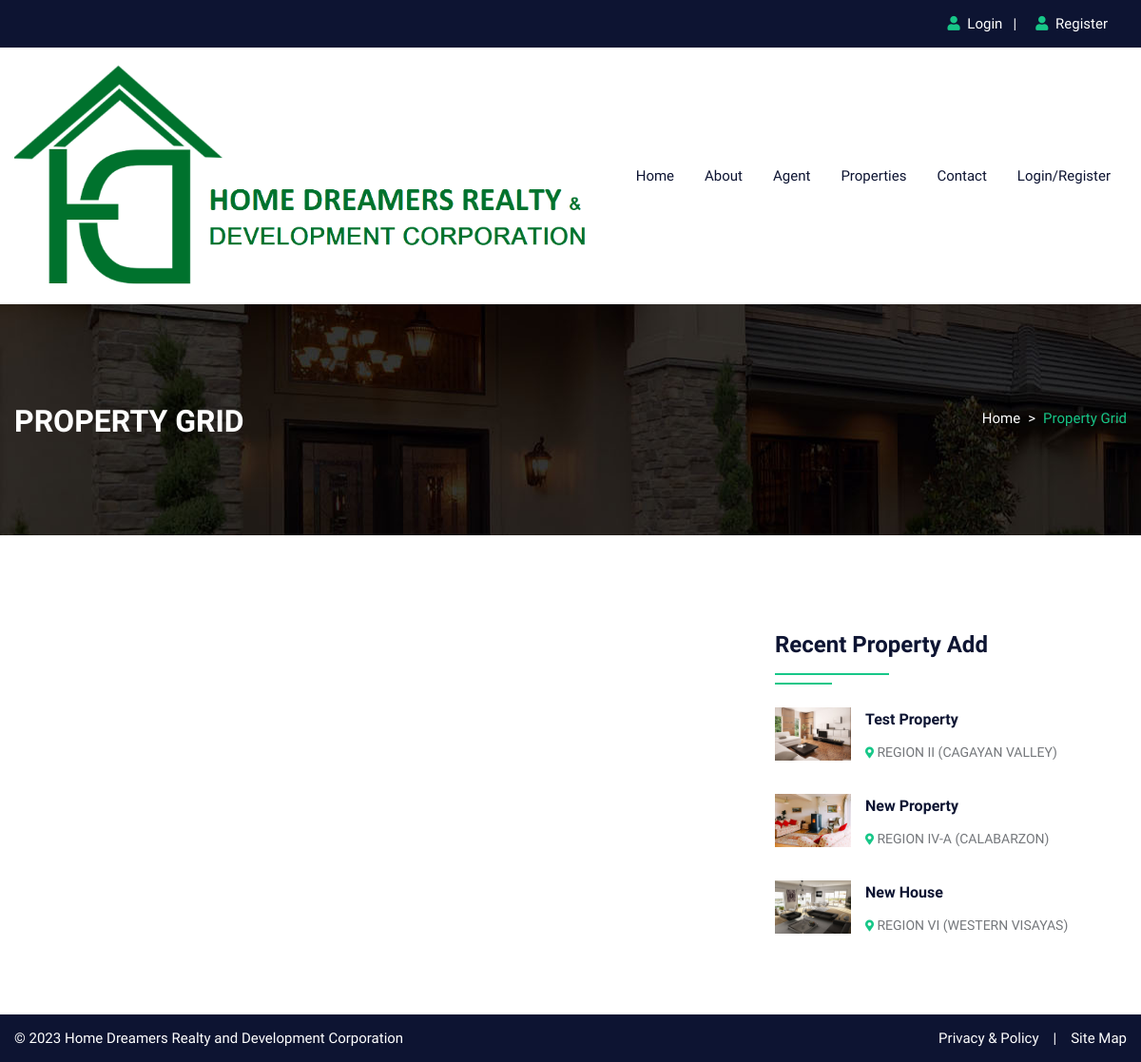
Before: /propertygrid.php with the older database file.
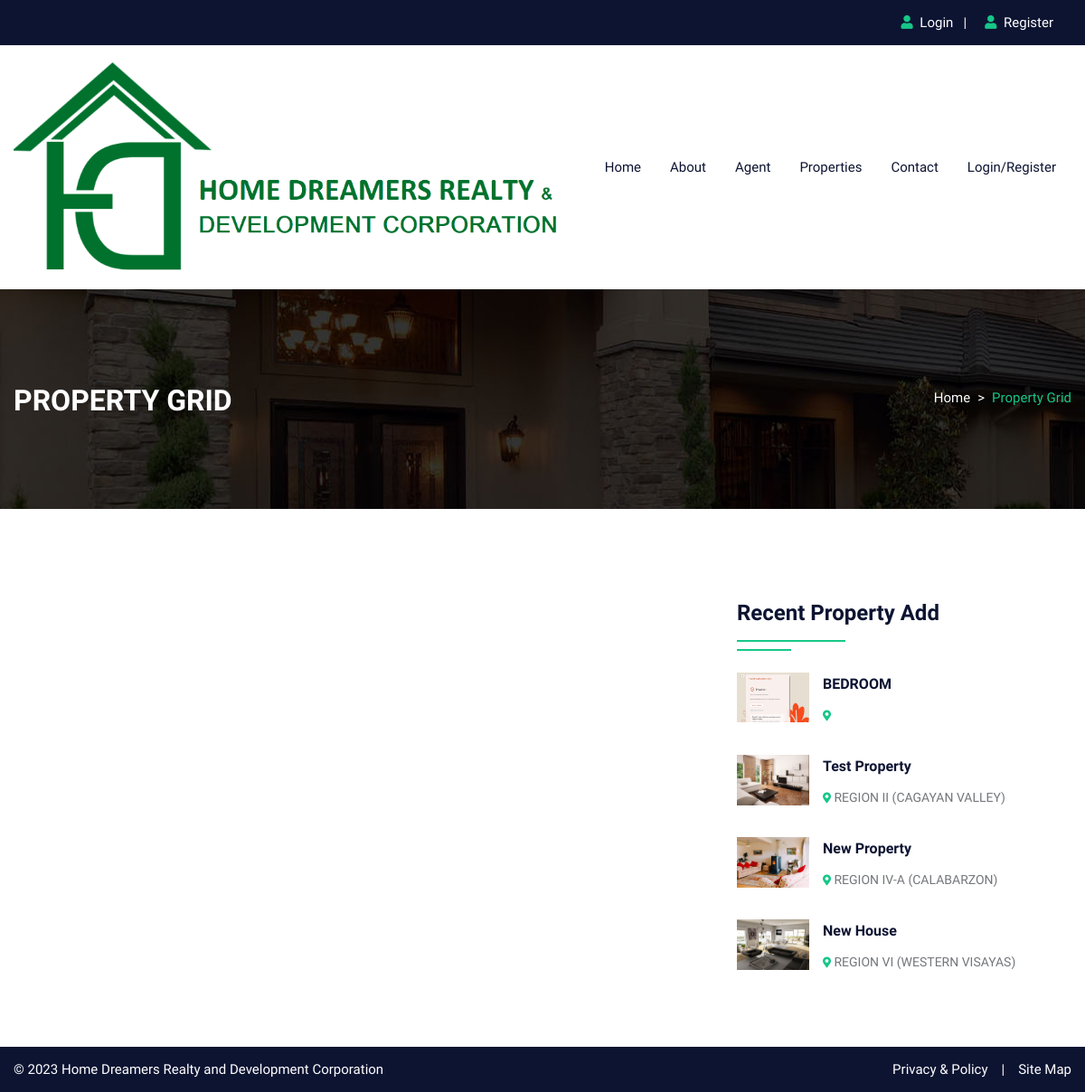
After: the same page with the newer database file.
### tables this page shows
CREATE TABLE `property` (
  `pid` int(50) NOT NULL,
  `title` varchar(200) NOT NULL,
  `pcontent` longtext NOT NULL,
  `type` varchar(100) NOT NULL,
  `pstatus` varchar(50) NOT NULL,
  `stype` varchar(100) NOT NULL,
  `bedroom` int(50) NOT NULL,
  `bathroom` int(50) NOT NULL,
  `balcony` int(50) NOT NULL,
  `kitchen` int(50) NOT NULL,
  `hall` int(50) NOT NULL,
  `floor` varchar(50) NOT NULL,
  `size` int(50) NOT NULL,
  `price` int(50) NOT NULL,
  `region` varchar(255) NOT NULL,
  `province` varchar(255) NOT NULL,
  `city` varchar(100) NOT NULL,
  `barangay` varchar(100) NOT NULL,
  `feature` longtext NOT NULL,
  `pimage` varchar(300) NOT NULL,
  `pimage1` varchar(300) NOT NULL,
  `pimage2` varchar(300) NOT NULL,
  `pimage3` varchar(300) NOT NULL,
  `pimage4` varchar(300) NOT NULL,
  `uid` int(50) NOT NULL,
  `status` varchar(50) NOT NULL,
  `mapimage` varchar(300) NOT NULL,
  `topmapimage` varchar(300) NOT NULL,
  `groundmapimage` varchar(300) NOT NULL,
  `totalfloor` varchar(50) NOT NULL,
  `date` date NOT NULL,
  `ptype` varchar(250) NOT NULL,
  `useragent` varchar(255) NOT NULL
);

### propertygrid.php (the view, shortened to what this page needs)
<!DOCTYPE html>
<html lang="en">
<head>
<link rel="stylesheet" type="text/css" href="css/bootstrap.min.css">
<link rel="stylesheet" type="text/css" href="css/bootstrap-slider.css">
<link rel="stylesheet" type="text/css" href="css/jquery-ui.css">
<link rel="stylesheet" type="text/css" href="css/layerslider.css">
<link rel="stylesheet" type="text/css" href="css/color.css" id="color-change">
<link rel="stylesheet" type="text/css" href="css/owl.carousel.min.css">
<link rel="stylesheet" type="text/css" href="css/font-awesome.min.css">
<link rel="stylesheet" type="text/css" href="fonts/flaticon/flaticon.css">
<link rel="stylesheet" type="text/css" href="css/style.css">
</head>
<body>
<div id="page-wrapper">
    <div class="row">
		<?php include("include/header.php");?>
        <div class="banner-full-row page-banner" style="background-image:url('images/breadcromb.jpg');">
            <div class="container">
                <div class="row">
                    <div class="col-md-6">
                        <h2 class="page-name float-left text-white text-uppercase mt-1 mb-0"><b>Property Grid</b></h2>
                    </div>
                    <div class="col-md-6">
                        <nav aria-label="breadcrumb" class="float-left float-md-right">
                            <ol class="breadcrumb bg-transparent m-0 p-0">
                                <li class="breadcrumb-item text-white"><a href="#">Home</a></li>
                                <li class="breadcrumb-item active">Property Grid</li>
                            </ol>
                        </nav>
                    </div>
                </div>
            </div>
        </div>
        <div class="full-row">
            <div class="container">
                <div class="row">
					<div class="col-lg-8">
                    </div>
                    <div class="col-lg-4">
                        <div class="sidebar-widget mt-5">
                            <h4 class="double-down-line-left text-secondary position-relative pb-4 mb-4">Recent Property Add</h4>
                            <ul class="property_list_widget">
							<?php
								$query=mysqli_query($conn,"SELECT * FROM `property` ORDER BY date DESC LIMIT 6");
										while($row=mysqli_fetch_array($query))
										{
								?>
                                <li> <img src="admin/property/<?php echo $row['19'];?>" alt="pimage">
                                    <h6 class="text-secondary hover-text-primary text-capitalize"><a href="propertydetail.php?pid=<?php echo $row['0'];?>"><?php echo $row['1'];?></a></h6>
                                    <span class="font-14"><i class="fas fa-map-marker-alt icon-primary icon-small"></i> <?php echo $row['14'];?></span>
                                </li>
                                <?php } ?>
                            </ul>
                        </div>
                    </div>
                </div>
            </div>
        </div>
		<?php include("include/footer.php");?>
    </div>
</div>
</body>
</html>

Changed rows visible on the page:
added property: pimage (picture), title "BEDROOM"
